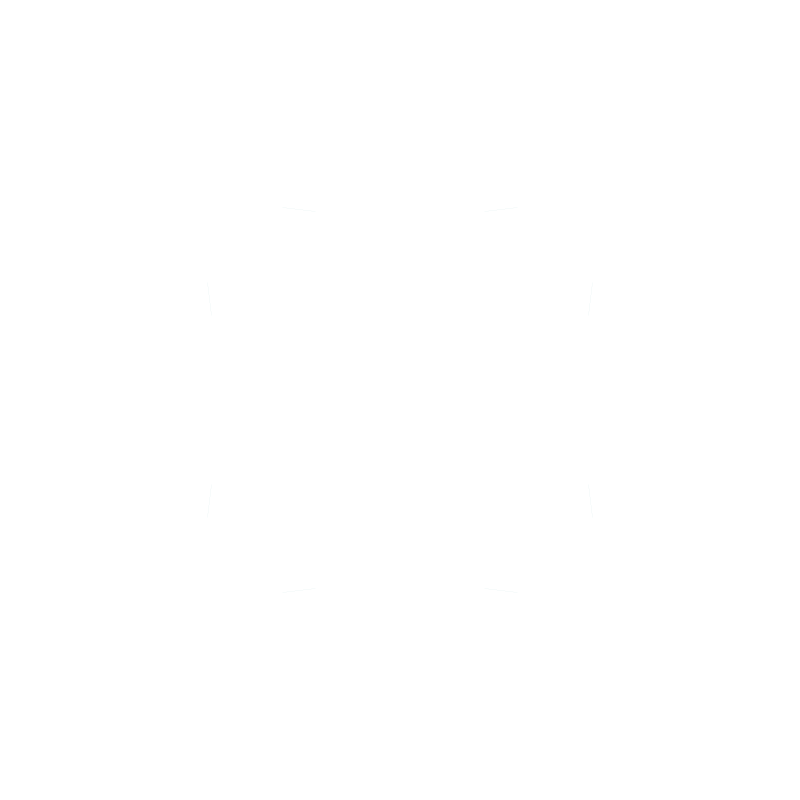
Frame 1 (no input)
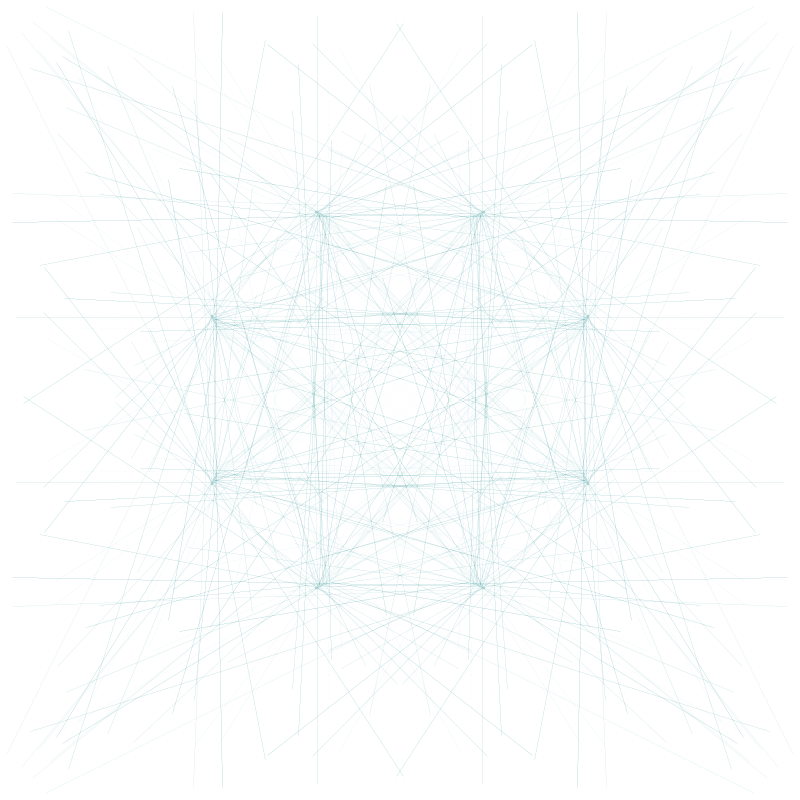
Frame 60 (the mouse pressed at the canvas centre just before this capture)
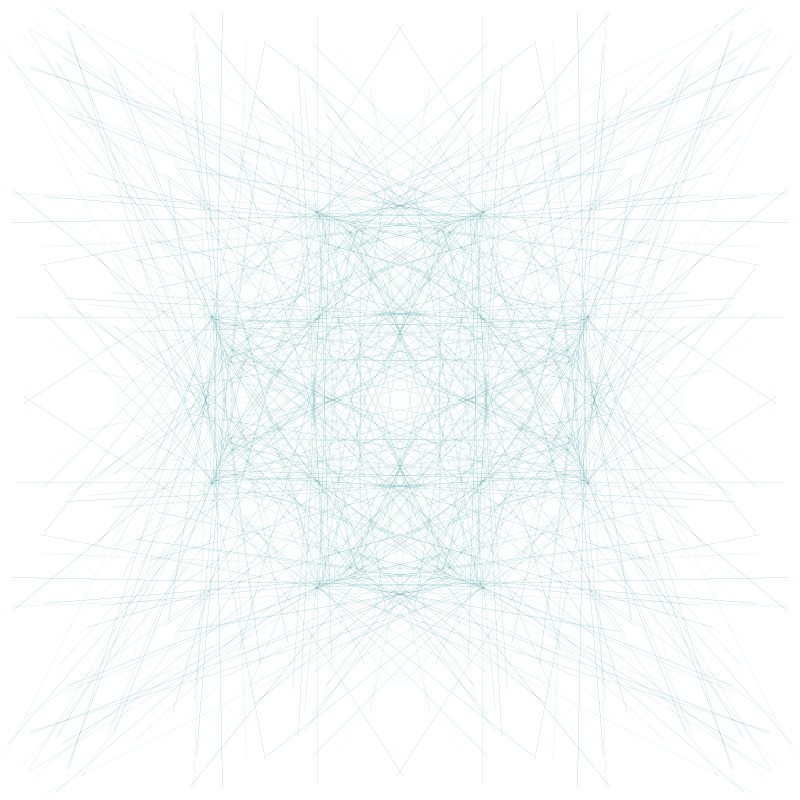
Frame 120 (the mouse held since frame 60 and released just before this capture)

The Processing sketch that drew these frames (run headless with seeded random() and noise(); from frame 60 on, the mouse is pressed at the canvas centre):

// Processing sketch: processing_101172
// ── processing_101172.pde

PVector velocity;

float tx = 0;
float ty = 1000;
float speed = 0.001;

void setup()
{
  size(800, 800);  
  background(255);
  velocity = new PVector (1, 1);
}

void draw()
{
  PVector mouse = new PVector(mouseX, mouseY);
  

  // code that happens every frame
  float velocidad = dist(pmouseX, pmouseY, mouse.x, mouse.y);
  float gordo = map (velocidad, 0, height, 0, 20);
  float alpha = map(mouse.y, 0, 255, 0, 0.1);
  noStroke();
  fill(125, alpha);
  rect(0, 0, width, height);

  velocity.x = map (noise(tx), 0, 1, 0, width);
  velocity.y = map (noise(ty), 0, 1, 0, height);

  tx += speed;
  ty += speed;


  stroke (0);
  pincel1(random(0, width), random(0, height), velocity.x, velocity.y, random(0, 0.1), random(0, 255));

  velocity.x += 0.1;
  velocity.y += 0.4;

  if (velocity.y >= height) {

    velocity.y = 0;
    velocity.x = random(0, width);
  }

  if (mouse.x <= width /2) {

   
    mouse.x = random(0, width);
    mouse.y = random(0, height);
  }


  
}




void mouseDragged()

{
  // code that happens when the mouse moves
  // with the button down
}

void mousePressed()
{
  // code that happens when the mouse button
  // is pressed
}

void mouseReleased()
{
  // code that happens when the mouse button
  // is released
  //background(255);
}

void keyPressed()
{
  // code that happens when the mouse button
  // is pressed

    background(255);
}

void pincel1(float x, float y, float px, float py, float grosor, float col){
  strokeWeight(grosor);
  stroke(0,123,127,col);
 //line (x, y, px, py);
  line(px,py,x,y);
  line(width/2+((width/2)-px),py,width/2+((width/2)-x),y);
  line(px,height/2+((height/2)-py),x,height/2+((height/2)-y));
  line(width/2+((width/2)-px),height/2+((height/2)-py),width/2+((width/2)-x),height/2+((height/2)-y));
  line(width/2+((width/2)-py),width/2-((width/2)-px),width/2+((width/2)-y),width/2-((width/2)-x));
  line(height/2-((height/2)-py),width/2-((width/2)-px),height/2-((height/2)-y),width/2-((width/2)-x));
  line(width/2+((width/2)-py),height/2+((height/2)-px),width/2+((width/2)-y),height/2+((height/2)-x));
  line(width/2-((width/2)-py),height/2+((height/2)-px),width/2-((width/2)-y),height/2+((height/2)-x));  
  
  
  //line(px,py,x,y);
  //line(width/2+((width/2)-px),py,width/2+((width/2)-x),y);
  //ellipse(width/2-((width/2)-y),height/2+((height/2)-x),px,py);  
  
  return;

     
}
